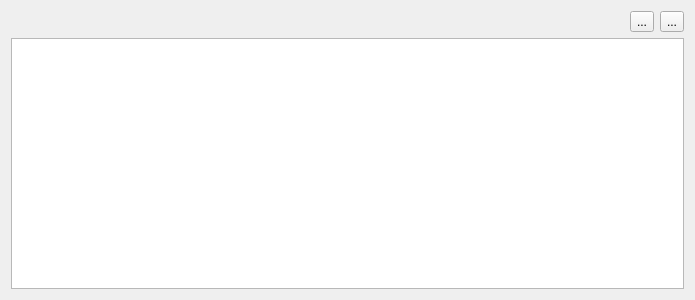
<?xml version="1.0" encoding="UTF-8"?>
<ui version="4.0">
 <class>UniverseEditorWidget</class>
 <widget class="QWidget" name="UniverseEditorWidget">
  <property name="geometry">
   <rect>
    <x>0</x>
    <y>0</y>
    <width>695</width>
    <height>300</height>
   </rect>
  </property>
  <property name="windowTitle">
   <string>Form</string>
  </property>
  <layout class="QVBoxLayout" name="verticalLayout">
   <item>
    <layout class="QHBoxLayout" name="horizontalLayout">
     <item>
      <spacer name="horizontalSpacer">
       <property name="orientation">
        <enum>Qt::Horizontal</enum>
       </property>
       <property name="sizeHint" stdset="0">
        <size>
         <width>40</width>
         <height>20</height>
        </size>
       </property>
      </spacer>
     </item>
     <item>
      <widget class="QToolButton" name="addButton">
       <property name="toolTip">
        <string>Adds a tracking data directory to this experiment</string>
       </property>
       <property name="statusTip">
        <string>Adds a tracking data directory to this experiment</string>
       </property>
       <property name="text">
        <string>...</string>
       </property>
       <property name="icon">
        <iconset theme="list-add">
         <normaloff>.</normaloff>.</iconset>
       </property>
      </widget>
     </item>
     <item>
      <widget class="QToolButton" name="deleteButton">
       <property name="toolTip">
        <string>Removes selected tracking data directory or space</string>
       </property>
       <property name="statusTip">
        <string>Removes selected tracking data directory or space</string>
       </property>
       <property name="text">
        <string>...</string>
       </property>
       <property name="icon">
        <iconset theme="list-remove">
         <normaloff>.</normaloff>.</iconset>
       </property>
      </widget>
     </item>
    </layout>
   </item>
   <item>
    <widget class="QTreeView" name="treeView">
     <property name="alternatingRowColors">
      <bool>true</bool>
     </property>
     <property name="selectionMode">
      <enum>QAbstractItemView::ExtendedSelection</enum>
     </property>
     <attribute name="headerStretchLastSection">
      <bool>false</bool>
     </attribute>
    </widget>
   </item>
  </layout>
 </widget>
 <resources/>
 <connections/>
</ui>
